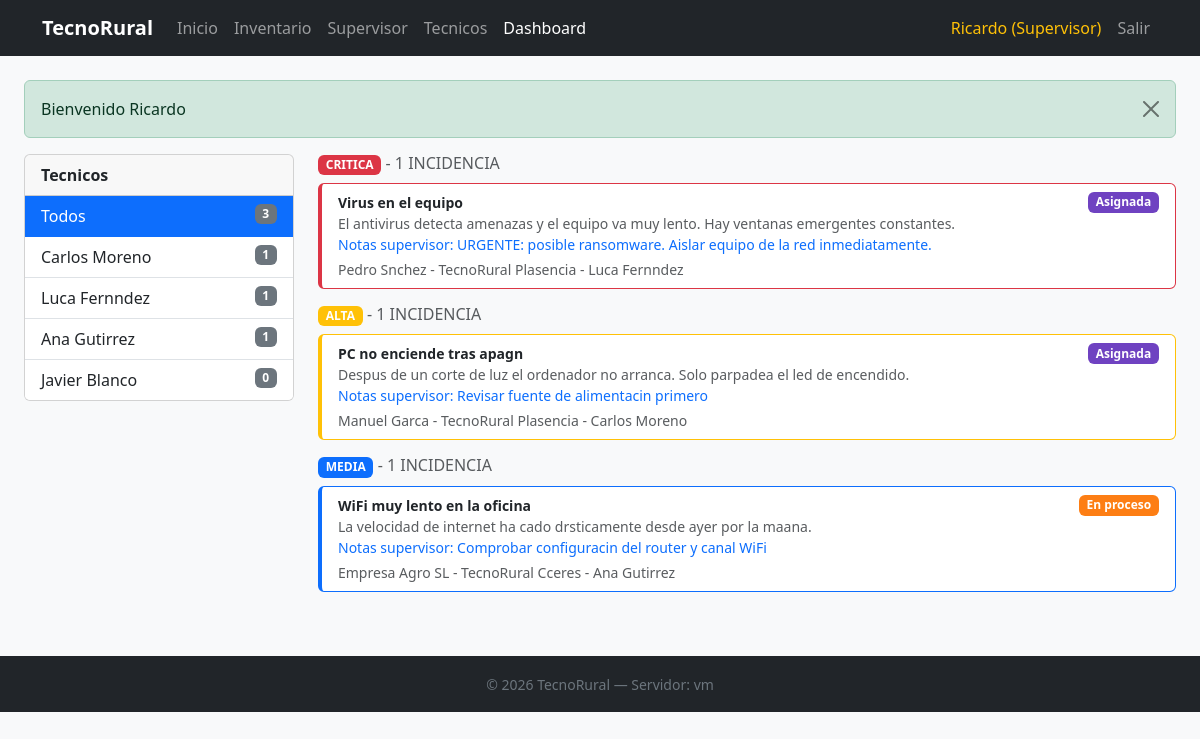
Screenshot of /tecnorural/tecnicos.php (signed in) with the database file from the repository.
### tables this page shows
CREATE TABLE IF NOT EXISTS tecnico (
 id INT AUTO_INCREMENT PRIMARY KEY,
 nombre VARCHAR(100) NOT NULL,
 email VARCHAR(100) UNIQUE,
 telefono VARCHAR(20),
 especialidad VARCHAR(100),
 activo TINYINT(1) DEFAULT 1,
 created_at DATETIME DEFAULT CURRENT_TIMESTAMP
);

CREATE TABLE IF NOT EXISTS incidencia (
 id INT AUTO_INCREMENT PRIMARY KEY,
 titulo VARCHAR(200) NOT NULL,
 descripcion TEXT NOT NULL,
 nombre_cliente VARCHAR(100) NOT NULL,
 email_cliente VARCHAR(100),
 telefono_cliente VARCHAR(20),
 id_tienda INT,
 estado ENUM('nueva','asignada','en_proceso','resuelta','cerrada') DEFAULT 'nueva',
 prioridad ENUM('baja','media','alta','critica') DEFAULT 'media',
 id_tecnico INT DEFAULT NULL,
 notas_supervisor TEXT,
 notas_tecnico TEXT,
 fecha_creacion DATETIME DEFAULT CURRENT_TIMESTAMP,
 fecha_asignacion DATETIME DEFAULT NULL,
 fecha_resolucion DATETIME DEFAULT NULL,
 FOREIGN KEY (id_tienda) REFERENCES tienda(id),
 FOREIGN KEY (id_tecnico) REFERENCES tecnico(id)
);

CREATE TABLE IF NOT EXISTS tienda (
 id INT AUTO_INCREMENT PRIMARY KEY,
 nombre VARCHAR(100) NOT NULL,
 direccion VARCHAR(200),
 municipio VARCHAR(100),
 provincia VARCHAR(50) DEFAULT 'Cceres',
 telefono VARCHAR(20),
 email VARCHAR(100),
 horario VARCHAR(150),
 activa TINYINT(1) DEFAULT 1,
 fecha_apertura DATE,
 created_at DATETIME DEFAULT CURRENT_TIMESTAMP
);

### tecnorural/tecnicos.php (the view, shortened to what this page needs)
<?php
include 'includes/layout.php';
$conn = getDB();
$incidencias = $conn->query("
    SELECT i.*, t.nombre as tienda_nombre, tc.nombre as tecnico_nombre
    FROM incidencia i
    LEFT JOIN tienda t ON t.id = i.id_tienda
    LEFT JOIN tecnico tc ON tc.id = i.id_tecnico
    WHERE i.estado IN ('asignada', 'en_proceso')
    ORDER BY FIELD(i.prioridad, 'critica', 'alta', 'media', 'baja'), i.fecha_asignacion ASC
")->fetchAll();
$tecnicos = $conn->query("
    SELECT tc.*,
        (SELECT COUNT(*) FROM incidencia i WHERE i.id_tecnico=tc.id AND i.estado IN ('asignada','en_proceso')) as num_incidencias
    FROM tecnico tc
    WHERE tc.activo=1
    ORDER BY num_incidencias DESC
")->fetchAll();
$por_prioridad = array(
    'critica' => array(),
    'alta'    => array(),
    'media'   => array(),
    'baja'    => array()
);
foreach($incidencias as $inc) {
    $por_prioridad[$inc['prioridad']][] = $inc;
}
$estados_texto = array('nueva'=>'Nueva', 'asignada'=>'Asignada', 'en_proceso'=>'En proceso', 'resuelta'=>'Resuelta', 'cerrada'=>'Cerrada');
$colores_prioridad = array('critica'=>'danger', 'alta'=>'warning', 'media'=>'primary', 'baja'=>'secondary');
?>
<div class="container-fluid px-4">
<div class="row g-4">
    <div class="col-md-3">
        <div class="card">
            <div class="card-header fw-bold">Tecnicos</div>
            <div class="list-group list-group-flush" id="lista-tecnicos">
                <a href="#" class="list-group-item list-group-item-action active"
                   onclick="filtrarTecnico('todos', this); return false;">
                    Todos
                    <span class="badge bg-secondary float-end"><?php echo count($incidencias) ?></span>
                </a>
                <?php foreach($tecnicos as $t) { ?>
                <a href="#" class="list-group-item list-group-item-action"
                   onclick="filtrarTecnico('<?php echo $t['id'] ?>', this); return false;">
                    <?php echo htmlspecialchars($t['nombre']) ?>
                    <span class="badge bg-secondary float-end"><?php echo $t['num_incidencias'] ?></span>
                </a>
                <?php } ?>
            </div>
        </div>
    </div>
    <div class="col-md-9">
        <?php foreach($por_prioridad as $prioridad => $lista) {
            if(count($lista) == 0) continue;
            $color = $colores_prioridad[$prioridad];
        ?>
        <div class="grupo-prioridad mb-3" data-prioridad="<?php echo $prioridad ?>">
            <h6 class="text-uppercase text-muted mb-2">
                <span class="badge bg-<?php echo $color ?>"><?php echo ucfirst($prioridad) ?></span>
                - <?php echo count($lista) ?> incidencia<?php echo count($lista) != 1 ? 's' : '' ?>
            </h6>
            <?php foreach($lista as $inc) { ?>
            <div class="card mb-2 inc-item border-<?php echo $color ?>"
                 data-tecnico="<?php echo $inc['id_tecnico'] ?? 0 ?>"
                 style="border-left-width:4px; cursor:pointer"
                 data-bs-toggle="modal" data-bs-target="#modalTecnico"
                 onclick='abrirModal(<?php echo json_encode($inc) ?>)'>
                <div class="card-body py-2">
                    <div class="d-flex justify-content-between">
                        <strong class="small"><?php echo htmlspecialchars($inc['titulo']) ?></strong>
                        <span class="badge badge-<?php echo $inc['estado'] ?>"><?php echo $estados_texto[$inc['estado']] ?></span>
                    </div>
                    <div class="text-muted small">
                        <?php echo htmlspecialchars(substr($inc['descripcion'], 0, 100)) ?>
                    </div>
                    <?php if($inc['notas_supervisor'] != '') { ?>
                    <div class="small text-primary">
                        Notas supervisor: <?php echo htmlspecialchars(substr($inc['notas_supervisor'], 0, 80)) ?>
                    </div>
                    <?php } ?>
                    <div class="text-muted small mt-1">
                        <?php echo htmlspecialchars($inc['nombre_cliente']) ?>
                        <?php if($inc['tienda_nombre']) echo ' - ' . htmlspecialchars($inc['tienda_nombre']) ?>
                        <?php if($inc['tecnico_nombre']) echo ' - ' . htmlspecialchars($inc['tecnico_nombre']) ?>
                    </div>
                </div>
            </div>
            <?php }  ?>
        </div>
        <?php }  ?>
    </div>
</div>
</div>

### rows the page displays
tecnico: nombre "Carlos Moreno", num_incidencias "1"
tecnico: nombre "Luca Fernndez", num_incidencias "1"
tecnico: nombre "Ana Gutirrez", num_incidencias "1"
tecnico: nombre "Javier Blanco", num_incidencias "0"
incidencia: titulo "Virus en el equipo", estado "Asignada", descripcion "El antivirus detecta amenazas y el equipo va muy lento. Hay ventanas emergentes constantes.", notas_supervisor "URGENTE: posible ransomware. Aislar equipo de la red inmediatamente.", nombre_cliente "Pedro Snchez", id_tienda.nombre "TecnoRural Plasencia", id_tecnico.nombre "Luca Fernndez"
incidencia: titulo "PC no enciende tras apagn", estado "Asignada", descripcion "Despus de un corte de luz el ordenador no arranca. Solo parpadea el led de encendido.", notas_supervisor "Revisar fuente de alimentacin primero", nombre_cliente "Manuel Garca", id_tienda.nombre "TecnoRural Plasencia", id_tecnico.nombre "Carlos Moreno"
incidencia: titulo "WiFi muy lento en la oficina", estado "En proceso", descripcion "La velocidad de internet ha cado drsticamente desde ayer por la maana.", notas_supervisor "Comprobar configuracin del router y canal WiFi", nombre_cliente "Empresa Agro SL", id_tienda.nombre "TecnoRural Cceres", id_tecnico.nombre "Ana Gutirrez"

### other values shown
$label "Inicio"
$label "Inventario"
$label "Supervisor"
$label "Tecnicos"
$label "Dashboard"
$_SESSION['supervisor_nombre'] "Ricardo"
$f['msg'] "Bienvenido Ricardo"
count($incidencias) "3"
$prioridad "CRITICA"
count($lista) "1"
$prioridad "ALTA"
$prioridad "MEDIA"
gethostname() "vm"
